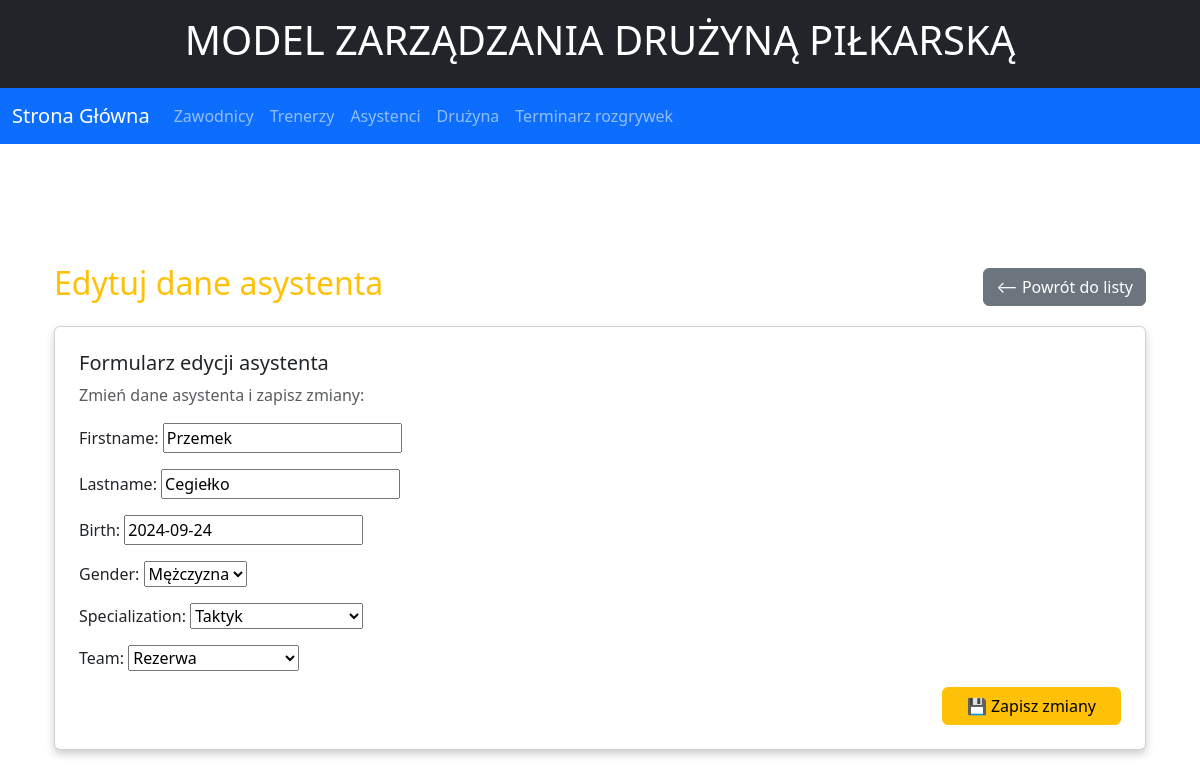
Page /assistant/4/change on the committed database.
### Legia/models.py (models this page shows, shortened)
class Assistant(models.Model):
    firstname = models.CharField(max_length=50)
    lastname = models.CharField(max_length=50)
    birth = models.DateField()
    gender = models.CharField(max_length=100, choices=PLEC, null = True)
    signing_date = models.DateTimeField(auto_now_add=True)
    specialization = models.CharField(max_length=50, choices=SPECIALIZATIONS)
    team = models.ForeignKey(Team, null=True, blank=True, on_delete=models.SET_NULL)
    class Meta:
        ordering = ['lastname']

### Legia/views.py (the view)
# urls.py: path('assistant/<int:id>/change', views.assistant_update, name='assistant-update'),
def assistant_update(request, id):
    try:
        assistant = Assistant.objects.get(id=id)
    except Assistant.DoesNotExist:
        raise Http404("Assistant not found")
    if request.method == 'POST':
        form = AssistantForm(request.POST, instance=assistant)
        if form.is_valid():
            assistant = form.save()
            return redirect('assistant-detail', assistant.id)
    else:
        form = AssistantForm(instance=assistant)
    return render(request, "Legia/assistant/update.html", {'form': form})

### Legia/forms.py
class AssistantForm(forms.ModelForm):
   class Meta:
     model = Assistant
     fields = '__all__'

### Legia/models.py (called while the page is built)
    def __str__(self):
        return f"{self.name}"

### Legia/templates/Legia/assistant/update.html (shortened to what this page needs)
{% extends "Legia/base.html" %}
{% block content %}
<div class="container mt-4">
    <div class="d-flex justify-content-between align-items-center mb-3">
        <h2 class="text-warning">Edytuj dane asystenta</h2>
        <a href="{% url 'assistant-list' %}" class="btn btn-secondary">⟵ Powrót do listy</a>
    </div>
    <div class="card p-4">
        <h5 class="card-title">Formularz edycji asystenta</h5>
        <p class="text-muted mb-3">Zmień dane asystenta i zapisz zmiany:</p>
        <form method="post">
            {{ form.as_p }}
            <div class="d-flex justify-content-end">
                <button type="submit" class="btn btn-warning px-4">💾 Zapisz zmiany</button>
            </div>
        </form>
    </div>
</div>
{% endblock %}

### Legia/static/css/Legia.css (style rules this page uses)
:root { --green: #1b612b; --red: #aa1625; --white: #ffffff; --black: #222427; }
body { font-family: Arial, sans-serif; background-color: #434343; }
a { color: var(--green); text-decoration: none; }
h1, h2, h3 { color: var(--black); }
.container { margin-top: 30px; }
.card { box-shadow: 0 4px 8px rgba(0, 0, 0, 0.2); border-radius: 10px; }

### rows in the picture
Assistant: firstname "Przemek", lastname "Cegiełko", birth "2024-09-24", gender "Mężczyzna", specialization "Taktyk", team "Rezerwa"
